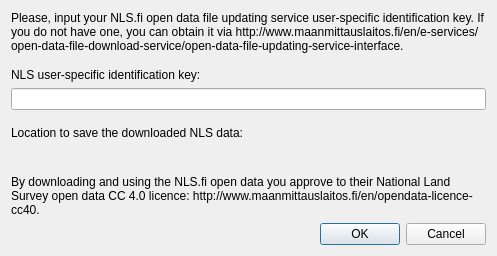
<?xml version="1.0" encoding="UTF-8"?>
<ui version="4.0">
 <class>Dialog</class>
 <widget class="QDialog" name="Dialog">
  <property name="geometry">
   <rect>
    <x>0</x>
    <y>0</y>
    <width>497</width>
    <height>256</height>
   </rect>
  </property>
  <property name="windowTitle">
   <string>Settings</string>
  </property>
  <layout class="QVBoxLayout" name="verticalLayout_2">
   <item>
    <layout class="QVBoxLayout" name="verticalLayout">
     <item>
      <widget class="QLabel" name="label">
       <property name="text">
        <string>Please, input your NLS.fi open data file updating service user-specific identification key. If you do not have one, you can obtain it via http://www.maanmittauslaitos.fi/en/e-services/open-data-file-download-service/open-data-file-updating-service-interface.</string>
       </property>
       <property name="wordWrap">
        <bool>true</bool>
       </property>
      </widget>
     </item>
     <item>
      <widget class="QLabel" name="label_2">
       <property name="text">
        <string>NLS user-specific identification key:</string>
       </property>
       <property name="alignment">
        <set>Qt::AlignBottom|Qt::AlignLeading|Qt::AlignLeft</set>
       </property>
      </widget>
     </item>
     <item>
      <widget class="QgsFilterLineEdit" name="userKeyLineEdit">
       <property name="text">
        <string/>
       </property>
       <property name="qgisRelation" stdset="0">
        <string notr="true"/>
       </property>
      </widget>
     </item>
     <item>
      <widget class="QLabel" name="label_3">
       <property name="text">
        <string>Location to save the downloaded NLS data:</string>
       </property>
       <property name="alignment">
        <set>Qt::AlignBottom|Qt::AlignLeading|Qt::AlignLeft</set>
       </property>
      </widget>
     </item>
     <item>
      <widget class="QgsFileWidget" name="dataLocationQgsFileWidget"/>
     </item>
     <item>
      <widget class="QLabel" name="label_4">
       <property name="text">
        <string>By downloading and using the NLS.fi open data you approve to their National Land Survey open data CC 4.0 licence: http://www.maanmittauslaitos.fi/en/opendata-licence-cc40.</string>
       </property>
       <property name="wordWrap">
        <bool>true</bool>
       </property>
      </widget>
     </item>
     <item>
      <widget class="QDialogButtonBox" name="buttonBox">
       <property name="orientation">
        <enum>Qt::Horizontal</enum>
       </property>
       <property name="standardButtons">
        <set>QDialogButtonBox::Cancel|QDialogButtonBox::Ok</set>
       </property>
      </widget>
     </item>
    </layout>
   </item>
  </layout>
 </widget>
 <customwidgets>
  <customwidget>
   <class>QgsFileWidget</class>
   <extends>QWidget</extends>
   <header>qgsfilewidget.h</header>
  </customwidget>
  <customwidget>
   <class>QgsFilterLineEdit</class>
   <extends>QLineEdit</extends>
   <header>qgsfilterlineedit.h</header>
  </customwidget>
 </customwidgets>
 <resources/>
 <connections>
  <connection>
   <sender>buttonBox</sender>
   <signal>accepted()</signal>
   <receiver>Dialog</receiver>
   <slot>accept()</slot>
   <hints>
    <hint type="sourcelabel">
     <x>248</x>
     <y>254</y>
    </hint>
    <hint type="destinationlabel">
     <x>157</x>
     <y>274</y>
    </hint>
   </hints>
  </connection>
  <connection>
   <sender>buttonBox</sender>
   <signal>rejected()</signal>
   <receiver>Dialog</receiver>
   <slot>reject()</slot>
   <hints>
    <hint type="sourcelabel">
     <x>316</x>
     <y>260</y>
    </hint>
    <hint type="destinationlabel">
     <x>286</x>
     <y>274</y>
    </hint>
   </hints>
  </connection>
 </connections>
</ui>
